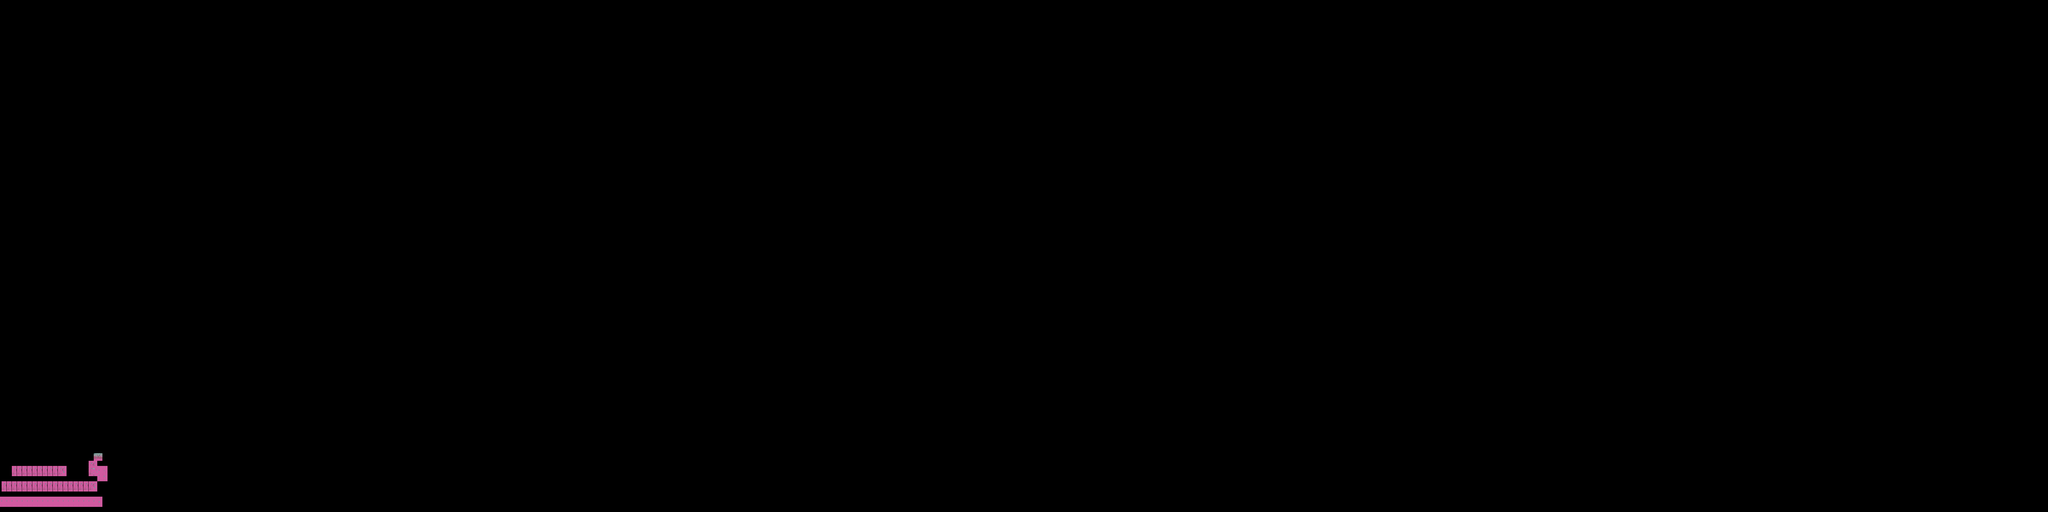

This is a level from a 2D game, rendered from its Tiled map with the project's own tilesets. A one-line summary and the map file follow, with tile-layer data summarised:
An orthogonal 400x100 tile map with 32x32 px tiles, 1 tile layer (Kachelebene 1).

<map version="1.0" orientation="orthogonal" width="400" height="100" tilewidth="32" tileheight="32">
 <tileset firstgid="1" source="tiledmap_final.tsx" />
 <layer name="Kachelebene 1" width="400" height="100">
  <data>[40000 cells, 311 non-empty, 25 distinct tile ids]</data>
 </layer>
</map>
